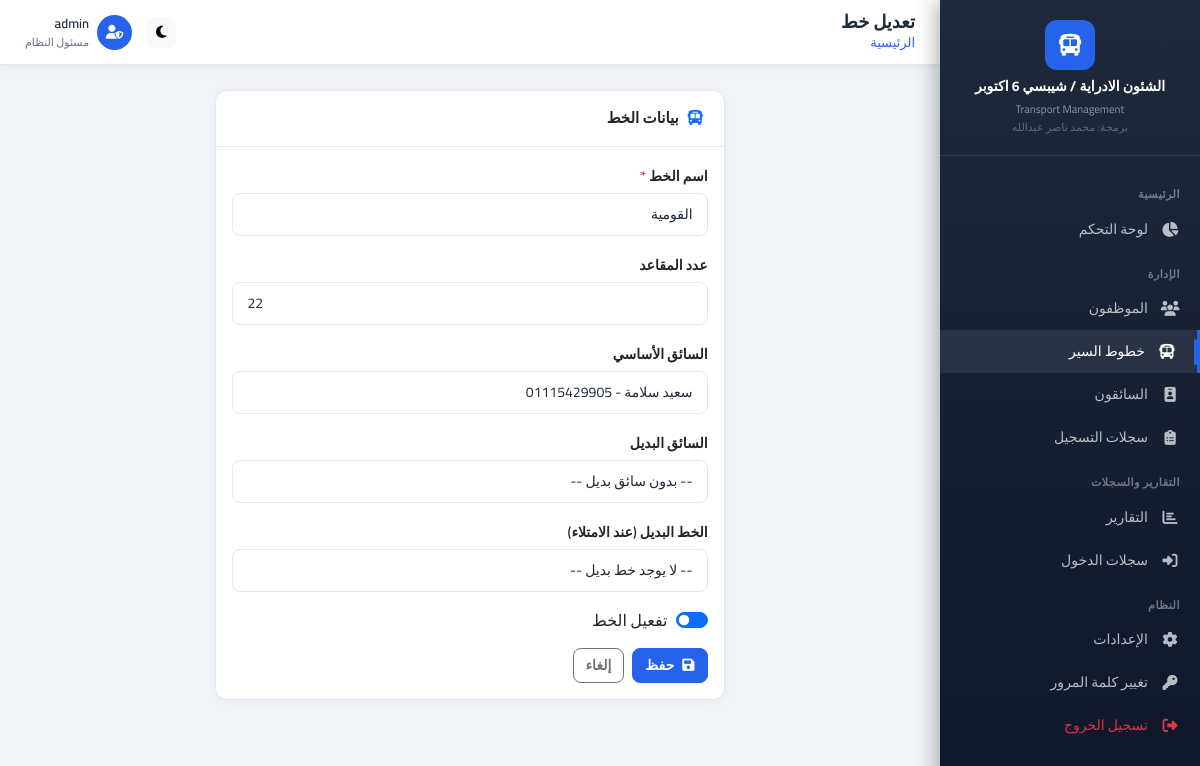
Page /admin/buses/1/edit (signed in) on the committed database.
### app/models/__init__.py (models this page shows, shortened)
class Settings(db.Model):
    __tablename__ = 'settings'
    id = db.Column(db.Integer, primary_key=True)
    key = db.Column(db.String(100), unique=True, nullable=False)
    value = db.Column(db.Text)
    updated_at = db.Column(db.DateTime, default=datetime.now, onupdate=datetime.now)
    @classmethod
    def get(cls, key, default=None):
        setting = cls.query.filter_by(key=key).first()
        return setting.value if setting else default

class Admin(UserMixin, db.Model):
    __tablename__ = 'admins'
    id = db.Column(db.Integer, primary_key=True)
    username = db.Column(db.String(80), unique=True, nullable=False)
    password_hash = db.Column(db.String(256), nullable=False)
    created_at = db.Column(db.DateTime, default=datetime.now)

class Bus(db.Model):
    __tablename__ = 'buses'
    id = db.Column(db.Integer, primary_key=True)
    name = db.Column(db.String(100), nullable=False)
    total_seats = db.Column(db.Integer, default=50)
    is_active = db.Column(db.Boolean, default=True)
    is_available = db.Column(db.Boolean, default=True)
    driver_id = db.Column(db.Integer, db.ForeignKey('drivers.id'), nullable=True)
    backup_driver_id = db.Column(db.Integer, db.ForeignKey('drivers.id'), nullable=True)
    backup_bus_id = db.Column(db.Integer, db.ForeignKey('buses.id'), nullable=True)
    created_at = db.Column(db.DateTime, default=datetime.now)
    stations = db.relationship('Station', backref='bus', lazy='dynamic', cascade='all, delete-orphan')
    registrations = db.relationship('Registration', backref='bus', lazy='dynamic')
    backup_bus = db.relationship('Bus', remote_side='Bus.id', backref='primary_buses', foreign_keys=[backup_bus_id])

### app/routes/admin.py (the view, shortened to what this page needs)
@admin_bp.route('/buses/<int:id>/edit', methods=['GET', 'POST'])
@login_required
def edit_bus(id):
    bus = Bus.query.get_or_404(id)
    drivers = Driver.query.all()
    all_buses = Bus.query.filter(Bus.id != id).all()
    return render_template('admin/buses/form.html', bus=bus, drivers=drivers, all_buses=all_buses)

### app/models/__init__.py (called while the page is built)
@login_manager.user_loader
def load_user(user_id):
    return Admin.query.get(int(user_id))

### app/templates/admin/buses/form.html (shortened to what this page needs)
{% extends 'admin/base.html' %}
{% block page_title %}{{ 'تعديل' if bus else 'إضافة' }} خط{% endblock %}
{% block content %}
<div class="row justify-content-center">
<div class="col-lg-7">
<div class="card">
    <div class="card-header">
        <i class="fas fa-bus text-primary me-2"></i>بيانات الخط
    </div>
    <div class="card-body">
        <form method="POST">
            <div class="mb-3">
                <label class="form-label">اسم الخط <span class="text-danger">*</span></label>
                <input type="text" name="name" class="form-control"
                       value="{{ bus.name if bus else '' }}" required>
            </div>
            <div class="mb-3">
                <label class="form-label">عدد المقاعد</label>
                <input type="number" name="total_seats" class="form-control" min="1" max="500"
                       value="{{ bus.total_seats if bus else 50 }}">
            </div>
            <div class="mb-3">
                <label class="form-label">السائق الأساسي</label>
                <select name="driver_id" class="form-select">
                    {% for d in drivers %}
                    <option value="{{ d.id }}" {{ 'selected' if bus and bus.driver_id == d.id }}>
                        {{ d.name }} - {{ d.phone }}
                    </option>
                    {% endfor %}
                </select>
            </div>
            <div class="mb-3">
                <label class="form-label">السائق البديل</label>
                <select name="backup_driver_id" class="form-select">
                    <option value="">-- بدون سائق بديل --</option>
                </select>
            </div>
            <div class="mb-3">
                <label class="form-label">الخط البديل (عند الامتلاء)</label>
                <select name="backup_bus_id" class="form-select">
                    <option value="">-- لا يوجد خط بديل --</option>
                </select>
            </div>
            {% if bus %}
            <div class="mb-3">
                <div class="form-check form-switch">
                    <input class="form-check-input" type="checkbox" name="is_active" id="isActive"
                           {{ 'checked' if bus.is_active }}>
                    <label class="form-check-label" for="isActive">تفعيل الخط</label>
                </div>
            </div>
            {% endif %}
            <div class="d-flex gap-2">
                <button type="submit" class="btn btn-primary"><i class="fas fa-save me-2"></i>حفظ</button>
                <a href="{{ url_for('admin.buses') }}" class="btn btn-outline-secondary">إلغاء</a>
            </div>
        </form>
    </div>
</div>
</div>
</div>
{% endblock %}

### app/templates/admin/base.html (shortened to what this page needs)
<!DOCTYPE html>
<html lang="ar" dir="rtl">
<head>
    <link rel="stylesheet" href="https://cdn.jsdelivr.net/npm/bootstrap@5.3.2/dist/css/bootstrap.rtl.min.css">
    <link rel="stylesheet" href="https://cdnjs.cloudflare.com/ajax/libs/font-awesome/6.5.0/css/all.min.css">
    <link rel="stylesheet" href="https://cdnjs.cloudflare.com/ajax/libs/animate.css/4.1.1/animate.min.css">
    <link rel="stylesheet" href="https://cdn.datatables.net/1.13.7/css/dataTables.bootstrap5.min.css">
    <link rel="stylesheet" href="{{ url_for('static', filename='css/main.css') }}">
</head>
<body {% if theme == 'dark' %}data-theme="dark"{% endif %}>
<nav class="sidebar" id="sidebar">
    <div class="sidebar-brand">
        {% if logo %}
        <img src="{{ url_for('static', filename='images/uploads/' + logo) }}" alt="Logo">
        {% else %}
        <div style="width:50px;height:50px;background:var(--primary);border-radius:12px;display:flex;align-items:center;justify-content:center;margin:0 auto;">
            <i class="fas fa-bus" style="color:white;font-size:22px;"></i>
        </div>
        {% endif %}
        <h6>{{ company_name or 'نظام النقل' }}</h6>
        <small>Transport Management</small>
        <small style="display:block; opacity:0.6;">برمجة: محمد ناصر عبدالله</small>
    </div>
    <div class="sidebar-nav">
        <div class="nav-section-title">الرئيسية</div>
        <a href="{{ url_for('admin.dashboard') }}" class="nav-link {% if request.endpoint == 'admin.dashboard' %}active{% endif %}">
            <i class="fas fa-chart-pie"></i> لوحة التحكم
        </a>
        <div class="nav-section-title">الإدارة</div>
        <a href="{{ url_for('admin.employees') }}" class="nav-link {% if 'employee' in request.endpoint %}active{% endif %}">
            <i class="fas fa-users"></i> الموظفون
        </a>
        <a href="{{ url_for('admin.buses') }}" class="nav-link {% if 'bus' in request.endpoint or 'station' in request.endpoint %}active{% endif %}">
            <i class="fas fa-bus"></i> خطوط السير
        </a>
        <a href="{{ url_for('admin.drivers') }}" class="nav-link {% if 'driver' in request.endpoint %}active{% endif %}">
            <i class="fas fa-id-badge"></i> السائقون
        </a>
        <a href="{{ url_for('admin.registrations') }}" class="nav-link {% if 'registration' in request.endpoint %}active{% endif %}">
            <i class="fas fa-clipboard-list"></i> سجلات التسجيل
        </a>
        <div class="nav-section-title">التقارير والسجلات</div>
        <a href="{{ url_for('admin.reports') }}" class="nav-link {% if request.endpoint == 'admin.reports' %}active{% endif %}">
            <i class="fas fa-chart-bar"></i> التقارير
        </a>
        <a href="{{ url_for('admin.login_logs') }}" class="nav-link {% if request.endpoint == 'admin.login_logs' %}active{% endif %}">
            <i class="fas fa-sign-in-alt"></i> سجلات الدخول
        </a>
        <div class="nav-section-title">النظام</div>
        <a href="{{ url_for('admin.settings') }}" class="nav-link {% if request.endpoint == 'admin.settings' %}active{% endif %}">
            <i class="fas fa-cog"></i> الإعدادات
        </a>
        <a href="{{ url_for('admin.change_password') }}" class="nav-link {% if request.endpoint == 'admin.change_password' %}active{% endif %}">
            <i class="fas fa-key"></i> تغيير كلمة المرور
        </a>
        <a href="{{ url_for('auth.logout') }}" class="nav-link text-danger">
            <i class="fas fa-sign-out-alt"></i> تسجيل الخروج
        </a>
    </div>
</nav>
<div class="main-wrapper">
    <div class="topnav">
        <div>
            <h5 class="page-title">{% block page_title %}لوحة التحكم{% endblock %}</h5>
            <div class="page-breadcrumb">
                <a href="{{ url_for('admin.dashboard') }}">الرئيسية</a>
            </div>
        </div>
        <div class="ms-auto">
            <button class="btn btn-sm btn-light" onclick="toggleTheme()" title="تغيير الثيم">
                <i class="fas fa-moon" id="theme-icon"></i>
            </button>
            <div class="d-flex align-items-center gap-2">
                <div style="width:35px;height:35px;background:var(--primary);border-radius:50%;display:flex;align-items:center;justify-content:center;">
                    <i class="fas fa-user-shield" style="color:white;font-size:14px;"></i>
                </div>
                <div class="d-none d-md-block">
                    <div style="font-size:13px;font-weight:600;">{{ current_user.username }}</div>
                    <div style="font-size:11px;color:var(--text-muted);">مسئول النظام</div>
                </div>
            </div>
        </div>
    </div>
    <div class="content-area">
        {% block content %}{% endblock %}
    </div>
</div>
</body>
</html>

### app/static/css/main.css (style rules this page uses)
.card, .btn, .nav-link, .form-control, .form-select { transition: all 0.2s ease; }
.sidebar-nav .nav-link.active::before { content: ''; position: absolute; right: 0; top: 50%; transform: translateY(-50%); width: 3px; height: 60%; background: #2563eb; border-radius: 2px; }
.sidebar-nav .nav-link { position: relative; }

### app/templates/admin/base.html (style rules this page uses)
:root { --primary: #2563eb; --primary-dark: #1d4ed8; --secondary: #64748b; --success: #16a34a; --danger: #dc2626; --warning: #d97706; --info: #0891b2; --sidebar-width: 260px; --navbar-height: 65px; --bg: #f0f4f8; --card-bg: #ffffff; --text: #1e293b; --text-muted: #64748b; --border: #e2e8f0; }
* { font-family: 'Cairo', sans-serif; box-sizing: border-box; }
body { background: var(--bg); color: var(--text); min-height: 100vh; transition: background 0.3s, color 0.3s; }
.sidebar { width: var(--sidebar-width); height: 100vh; background: linear-gradient(180deg, #1e293b 0%, #0f172a 100%); position: fixed; top: 0; right: 0; z-index: 1000; overflow-y: auto; transition: transform 0.3s ease; box-shadow: -4px 0 20px rgba(0,0,0,0.3); }
.sidebar-brand { padding: 20px; border-bottom: 1px solid rgba(255,255,255,0.1); text-align: center; }
.sidebar-brand h6 { color: #fff; font-weight: 700; margin: 8px 0 0; font-size: 14px; }
.sidebar-brand small { color: rgba(255,255,255,0.5); font-size: 11px; }
.sidebar-nav { padding: 15px 0; }
.nav-section-title { color: rgba(255,255,255,0.4); font-size: 11px; font-weight: 600; text-transform: uppercase; letter-spacing: 0.5px; padding: 15px 20px 5px; }
.sidebar-nav .nav-link { color: rgba(255,255,255,0.7); padding: 11px 20px; display: flex; align-items: center; gap: 12px; transition: all 0.2s; border-radius: 0; font-size: 14px; font-weight: 500; }
.sidebar-nav .nav-link:hover, .sidebar-nav .nav-link.active { color: #fff; background: rgba(255,255,255,0.08); border-right: 3px solid var(--primary); }
.sidebar-nav .nav-link i { width: 20px; text-align: center; font-size: 15px; }
.main-wrapper { margin-right: var(--sidebar-width); min-height: 100vh; display: flex; flex-direction: column; }
.topnav { height: var(--navbar-height); background: var(--card-bg); border-bottom: 1px solid var(--border); display: flex; align-items: center; padding: 0 25px; gap: 15px; position: sticky; top: 0; z-index: 999; box-shadow: 0 2px 10px rgba(0,0,0,0.05); }
.topnav .page-title { font-weight: 700; font-size: 18px; color: var(--text); margin: 0; }
.topnav .ms-auto { display: flex; align-items: center; gap: 15px; }
.content-area { flex: 1; padding: 25px; }
.card { background: var(--card-bg); border: 1px solid var(--border); border-radius: 12px; box-shadow: 0 2px 8px rgba(0,0,0,0.04); }
.card-header { background: transparent; border-bottom: 1px solid var(--border); padding: 16px 20px; font-weight: 700; font-size: 15px; }
.btn { font-weight: 600; border-radius: 8px; font-size: 14px; }
.btn-primary { background: var(--primary); border-color: var(--primary); }
.form-control, .form-select { border-radius: 8px; border: 1.5px solid var(--border); padding: 10px 14px; font-size: 14px; color: var(--text); background: var(--card-bg); transition: border-color 0.2s, box-shadow 0.2s; }
.form-label { font-weight: 600; font-size: 14px; margin-bottom: 6px; }
.page-breadcrumb { font-size: 13px; color: var(--text-muted); }
.page-breadcrumb a { color: var(--primary); text-decoration: none; }

### rows in the picture
Settings: value "الشئون الادراية / شيبسي 6 اكتوبر"
Admin: username "admin"
Bus: name "القومية", total_seats "22"

### other values in the picture
{{ 'تعديل' if bus else 'إضافة' }} "تعديل"
form field driver_id "سعيد سلامة - 01115429905"
